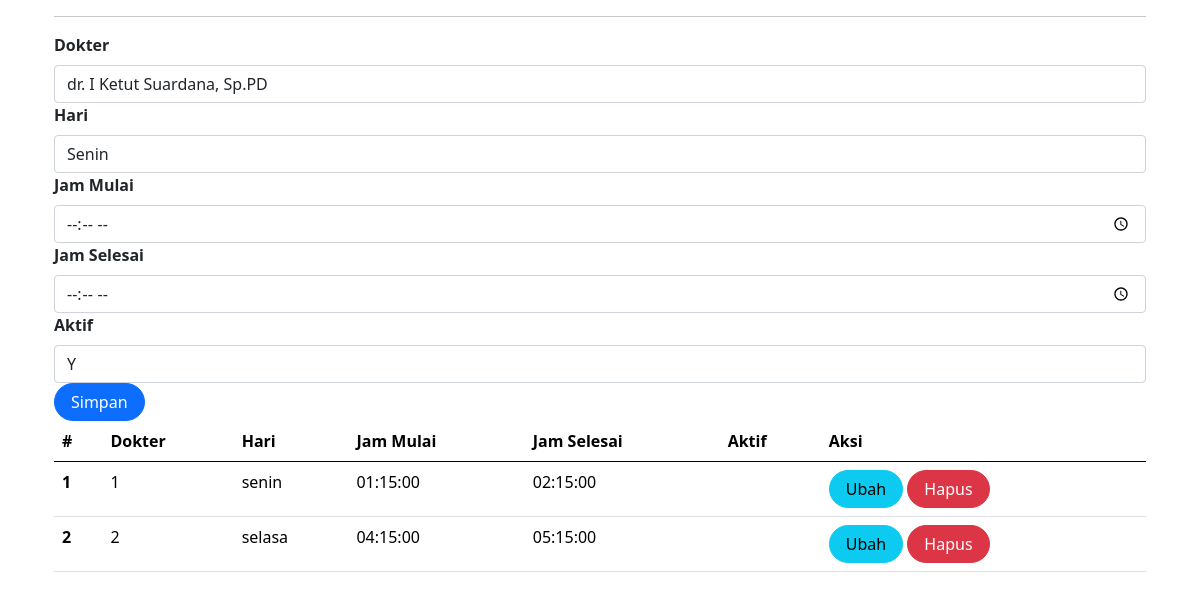
Page /dokter/jadwal_periksa.php (signed in) on the committed database.
### tables this page shows
CREATE TABLE `jadwal_periksa` (
  `id` int(11) UNSIGNED NOT NULL,
  `id_dokter` int(11) UNSIGNED NOT NULL,
  `hari` enum('senin','selasa','rabu','kamis','jumat') NOT NULL,
  `jam_mulai` time NOT NULL,
  `jam_selesai` time NOT NULL,
  `aktif` char(1) NOT NULL
);

### dokter/jadwal_periksa.php (the view, shortened to what this page needs)
<?php
include_once("koneksi.php");
?>
<!DOCTYPE html>
<html lang="en">
<head>
    <link rel="stylesheet" href="assets/css/bootstrap.css">
    <link href="https://cdn.jsdelivr.net/npm/bootstrap@5.0.2/dist/css/bootstrap.min.css"
    rel="stylesheet"
>
</head>
<body>
<div class="container">
    <hr>
    <form class="form row" method="POST" action="" name="myForm" onsubmit="return validate();">
    <?php
    $id_dokter = '';
    $hari = '';
    $jam_mulai = '';
    $jam_selesai = '';
    $aktif = '';
    ?>
        <div class="form-group">
            <label for="inputDokter" class="form-label fw-bold">
                Dokter
            </label>
            <select class="form-control" name="id_dokter" id="inputDokter">
            <?php
            $dokter = mysqli_query($mysqli, "SELECT * FROM dokter");
            while ($data = mysqli_fetch_array($dokter)) {
                $selected = ($data['id'] == $id_dokter) ? 'selected="selected"' : '';
            ?>
                <option value="<?php echo $data['id']; ?>" <?php echo $selected; ?>><?php echo $data['nama']; ?></option>
            <?php
            }
            ?>
            </select>
        </div>
        <div class="form-group">
            <label for="inputHari" class="form-label fw-bold">
                Hari
            </label>
            <select class="form-control" name="hari" id="inputHari">
                <?php
                $daysOfWeek = array('Senin', 'Selasa', 'Rabu', 'Kamis', 'Jumat', 'Sabtu', 'Minggu');
                foreach ($daysOfWeek as $day) {
                    $selected = ($hari == $day) ? "selected" : "";
                    echo "<option value='{$day}' $selected>{$day}</option>";
                }
                ?>
            </select>
        </div>
        <div class="form-group">
            <label for="inputJamMulai" class="form-label fw-bold">
                Jam Mulai
            </label>
            <input type="time" class="form-control" name="jam_mulai" id="inputJamMulai" placeholder="Jam Mulai" value="<?php echo $jam_mulai; ?>">
        </div>
        <div class="form-group">
            <label for="inputJamSelesai" class="form-label fw-bold">
                Jam Selesai
            </label>
            <input type="time" class="form-control" name="jam_selesai" id="inputJamSelesai" placeholder="Jam Selesai" value="<?php echo $jam_selesai; ?>">
        </div>
        <div class="form-group">
            <label for="inputAktif" class="form-label fw-bold">
                Aktif
            </label>
            <select class="form-control" name="aktif" id="inputAktif">
                <option value="Y" <?php echo ($aktif == 'Y') ? 'selected' : ''; ?>>Y</option>
            </select>
        </div>
        <div class="form-group">
            <button type="submit" class="btn btn-primary rounded-pill px-3" name="simpan">Simpan</button>
        </div>
    </form>
    <table class="table table-hover">
        <thead>
            <tr>
                <th scope="col">#</th>
                <th scope="col">Dokter</th>
                <th scope="col">Hari</th>
                <th scope="col">Jam Mulai</th>
                <th scope="col">Jam Selesai</th>
                <th scope="col">Aktif</th>
                <th scope="col">Aksi</th>
            </tr>
        </thead>
        <tbody>
            <?php
            $result = mysqli_query(
                $mysqli,"SELECT * FROM jadwal_periksa"
            );
            $no = 1;
            while ($data = mysqli_fetch_array($result)) {
            ?>
                <tr>
                    <th scope="row"><?php echo $no++; ?></th>
                    <td><?php echo $data['id_dokter']; ?></td>
                    <td><?php echo $data['hari']; ?></td>
                    <td><?php echo $data['jam_mulai']; ?></td>
                    <td><?php echo $data['jam_selesai']; ?></td>
                    <td><?php echo $data['aktif']; ?></td>
                    <td>
                        <a class="btn btn-info rounded-pill px-3"
                        href="jadwal_periksa.php?id=<?php echo $data['id']; ?>">Ubah
                        </a>
                        <a class="btn btn-danger rounded-pill px-3"
                        href="jadwal_periksa.php?id=<?php echo $data['id']; ?>&aksi=hapus">Hapus
                        </a>
                    </td>
                </tr>
            <?php
            }
            ?>
        </tbody>
    </table>
</div>
</body>
</html>

### rows in the picture
jadwal_periksa: id_dokter "1", hari "senin", jam_mulai "01:15:00", jam_selesai "02:15:00"
jadwal_periksa: id_dokter "2", hari "selasa", jam_mulai "04:15:00", jam_selesai "05:15:00"

### other values in the picture
form field id_dokter "dr. I Ketut Suardana, Sp.PD"
form field hari "Senin"
